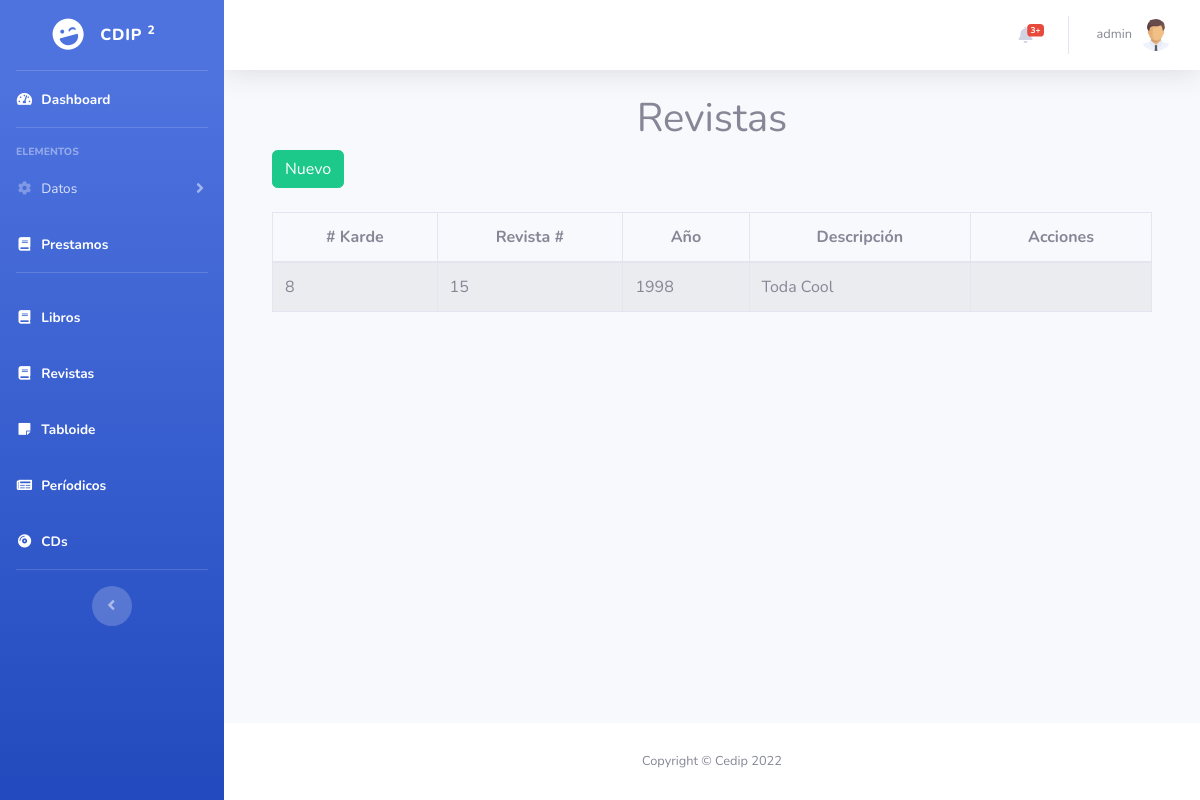
The app's page /dashboard/revistas.php (signed in) with its own data.
### tables this page shows
CREATE TABLE `revistas` (
  `id` int(11) NOT NULL,
  `id_karde` int(11) NOT NULL,
  `numero` int(11) NOT NULL,
  `anio` int(11) NOT NULL,
  `descripcion` varchar(255) NOT NULL
);

CREATE TABLE `karde` (
  `id` int(11) NOT NULL,
  `nombre` varchar(255) NOT NULL,
  `numero_karde` int(11) NOT NULL
);

### dashboard/revistas.php (the view, shortened to what this page needs)
<?php require_once "vistas/parte_superior.php"?>
<div class="container">
   <h1 align="center">Revistas</h1>
 <?php
$objeto = new Conexion();
$conexion = $objeto->Conectar();
$consulta = "SELECT revistas.*, karde.numero_karde FROM revistas left join karde on revistas.id_karde = karde.id";
$resultado = $conexion->prepare($consulta);
$resultado->execute();
$data=$resultado->fetchAll(PDO::FETCH_ASSOC);
?>
<div class="container">
        <div class="row">
            <div class="col-lg-12">
            <button id="btnNuevoRevista" type="button" class="btn btn-success" data-toggle="modal">Nuevo</button>
            </div>
        </div>
    </div>
    <br>
<div class="container">
        <div class="row">
                <div class="col-lg-12">
                    <div class="table-responsive">
                        <table id="tablaRevista" class="table table-striped table-bordered table-condensed" style="width:100%">
                        <thead class="text-center">
                            <tr>
                                <th># Karde</th>
                                <th>Revista #</th>
                                <th>Año</th>
                                <th>Descripción</th>
                                <th>Acciones</th>
                            </tr>
                        </thead>
                        <tbody>
                            <?php
                            foreach($data as $dat) {
                            ?>
                            <tr>
                                <td><?php echo $dat['numero_karde'] ?></td>
                                <td><?php echo $dat['numero'] ?></td>
                                <td><?php echo $dat['anio'] ?></td>
                                <td><?php echo $dat['descripcion'] ?></td>
                                <td></td>
                            </tr>
                            <?php
                                }
                            ?>
                        </tbody>
                       </table>
                    </div>
                </div>
        </div>
    </div>
</div>
<?php require_once "vistas/parte_inferior.php"?>

### records on screen
revistas: id_karde.numero_karde "8", numero "15", anio "1998", descripcion "Toda Cool"

### other values on screen
$_SESSION["s_usuario"] "admin"
